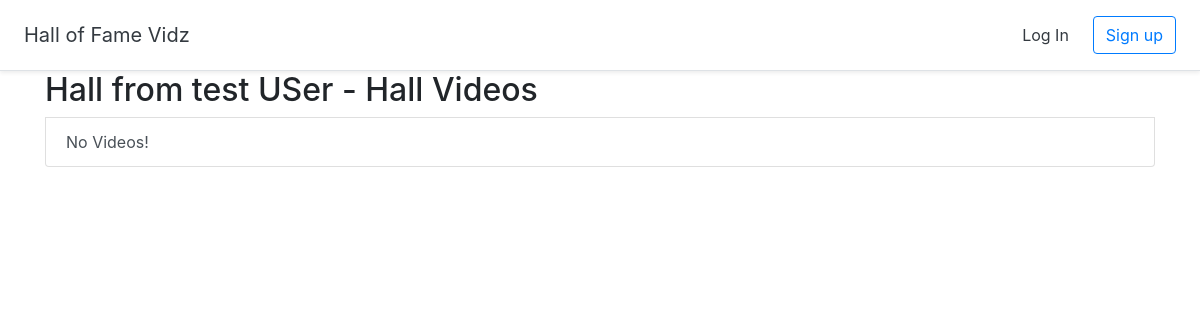
The page /halloffame/6/videos on the database as committed earlier.
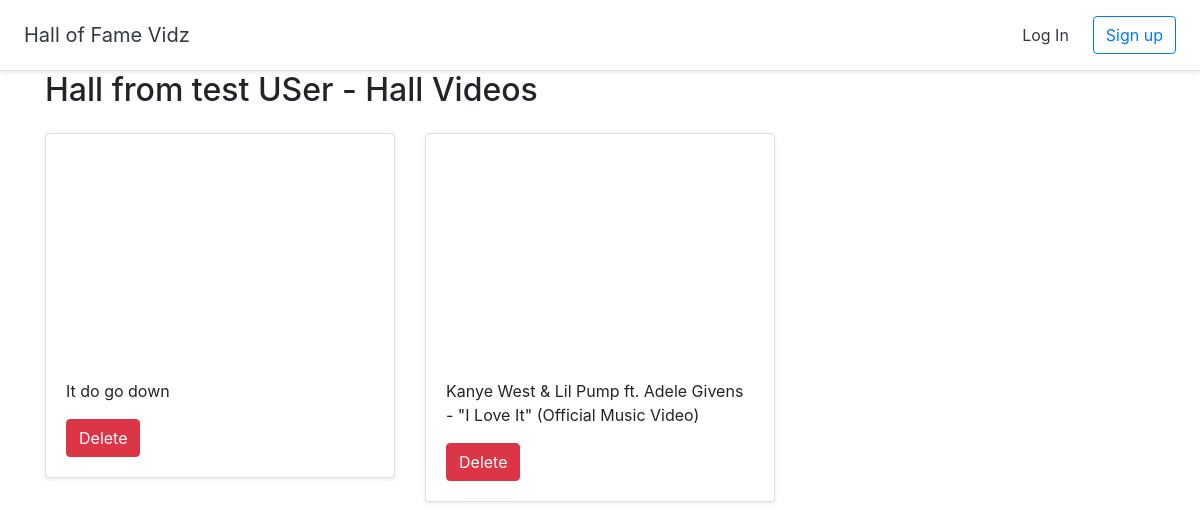
The same page on the database as committed later.
### halls/models.py (models this page shows)
class Video(models.Model):
    title = models.CharField(max_length=255)
    url = models.URLField()
    youtube_id = models.CharField(max_length=255)
    hall = models.ForeignKey(Hall, on_delete=models.CASCADE)

### halls/views.py (the view)
# urls.py: path('halloffame/<int:pk>/videos', views.ListHallVideos.as_view(), name='list_hall_videos'),
class ListHallVideos(generic.ListView):
    model = Video
    template_name = 'videos/list_hall_videos.html'
    def get_context_data(self, **kwargs):
        context = super().get_context_data(**kwargs)
        videos = Video.objects.filter(hall_id=self.kwargs['pk'])
        context['videos'] = videos
        return context

### halls/templates/videos/list_hall_videos.html (shortened to what this page needs)
{% extends 'halls/base.html' %}
{% block content %}
<div class="container">
    <h2>{{object_list.0.hall.title}} - Hall Videos</h2>
        <div class="list-group">
            <div class="row">
            {% for video in videos  %}
                    <div class="col-md-4 mt-3">
                        <div class="card md-4 shadow-sm">
                            <iframe width="100%" height="225" src="https://www.youtube.com/embed/{{video.youtube_id}}" frameborder="0" allow="accelerometer; autoplay; encrypted-media; gyroscope; picture-in-picture" allowfullscreen></iframe>
                            <div class="card-body">
                                <p class="card-text">{{ video.title }}</p>
                                <a href="{% url 'delete_video' pk=video.id %}" class="btn btn-danger" >Delete</a>
                            </div>
                        </div>
                    </div>
                {% empty %}
            </div>
            <a href="#" class="list-group-item list-group-item-action">No Videos!</a>
        {% endfor %}
        </div>
</div>
{% endblock %}

Rows that differ between the two databases and show on the page:
added Video: title "It do go down"
added Video: title "Kanye West & Lil Pump ft. Adele Givens - \"I Love It\" (Official Music Video)"
Other text that changed with them:
text no longer shown: "No Videos!"
